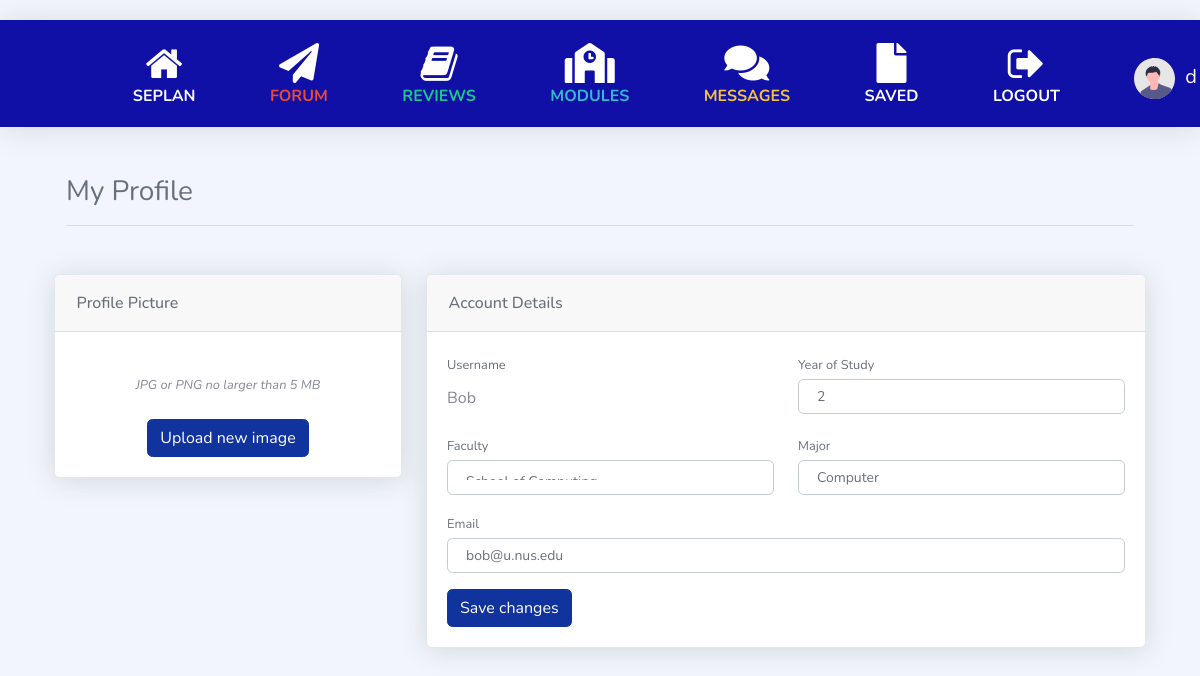
Screenshot of /profile/Bob/edit (signed in) with the database file from the repository.
### sep/models.py (models this page shows, shortened)
class User(AbstractUser):
    faculty = models.CharField(max_length=120)
    year = models.IntegerField(blank=True, null=True)
    major = models.CharField(max_length=120)
    sep = models.BooleanField(blank=True, null=True)
    picture = models.URLField(blank=True, null=True)

### sep/views.py (the view, shortened to what this page needs)
# urls.py: path("profile/<str:username>/edit", views.edit_profile, name="edit_profile")
def edit_profile(request, username):
    if not request.user.is_authenticated:
        return HttpResponseRedirect(reverse('login'))
    user = User.objects.get(username=username)
    return render(request, "sep/edit_profile.html",{
        "user": user})

### sep/templates/sep/edit_profile.html (shortened to what this page needs)
{% extends "sep/layout.html" %} {% load static %} {% block body %}
<link href="{% static '/edit_profile.css' %}" rel="stylesheet" />
<div class="container-xl px-4 mt-4">
    <div class="col-12">
        <div class="my-5">
            <h3>My Profile</h3>
            <hr>
        </div>
    </div>
    <div class="row">
        <div class="col-xl-4">
            <div class="card mb-4 mb-xl-0">
                <div class="card-header">Profile Picture</div>
                <div class="card-body text-center">
                    <div class="small font-italic text-muted mb-4">JPG or PNG no larger than 5 MB</div>
                    <button
                        class="btn btn-primary"
                        type="button"
                        data-toggle="modal"
                        data-target="#pictureModal"
                        >Upload new image
                    </button>
                </div>
            </div>
        </div>
        <div class="col-xl-8">
            <div class="card mb-4">
                <div class="card-header">Account Details</div>
                <div class="card-body">
                    <form
                        action="{% url 'edit_profile' user.username %}"
                        method="POST"
                        enctype="multipart/form-data"
                        onsubmit="sweetAlert()"
                    >
                        <div class="row gx-3 mb-3">
                            <div class="col-md-6">
                                <label class="small mb-1" for="inputUsername">Username</label>
                                <input readonly
                                    class="form-control-plaintext"
                                    id="inputUsername"
                                    name="inputUsername"
                                    type="text"
                                    value={{ user.username }}
                                    required
                                    >
                            </div>
                            <div class="col-md-6">
                                <label class="small mb-1" for="inputYear">Year of Study</label>
                                <input
                                    class="form-control"
                                    id="inputYear"
                                    name="inputYear"
                                    type="text"
                                    placeholder="Enter your year of study"
                                    value={{ user.year }}
                                    required
                                    >
                            </div>
                        </div>
                        <div class="row gx-3 mb-3">
                            <div class="col-md-6">
                                <label class="small mb-1" for="inputFaculty">Faculty</label>
                                <select
                                    class="form-control"
                                    id="inputFaculty"
                                    name="inputFaculty"
                                    required
                                    >
                                    <optgroup label="Current Faculty">
                                        <option value={{ user.faculty }} selected>
                                            {{ user.faculty }}
                                        </option>
                                    </optgroup>
                                </select>
                            </div>
                            <div class="col-md-6">
                                <label class="small mb-1" for="inputMajor">Major</label>
                                <input
                                    class="form-control"
                                    id="inputMajor"
                                    name="inputMajor"
                                    type="text"
                                    placeholder="Enter your major"
                                    value={{ user.major }}
                                    required
                                    >
                            </div>
                        </div>
                        <div class="mb-3">
                            <label class="small mb-1" for="inputEmail">Email</label>
                            <input
                                class="form-control"
                                id="inputEmail"
                                name="inputEmail"
                                type="text"
                                placeholder="Enter your email"
                                value={{ user.email }}
                                required
                                >
                        </div>
                        <button type="submit" class="btn btn-primary" name="savechanges">Save changes</button>
                    </form>
                </div>
            </div>
        </div>
    </div>
</div>
{% endblock %}

### sep/templates/sep/layout.html (shortened to what this page needs)
{% load static %}
<!DOCTYPE html>
<html lang="en">
  <head>
    <link
      rel="stylesheet"
      href="https://stackpath.bootstrapcdn.com/bootstrap/4.4.1/css/bootstrap.min.css"
    />
    <link href="{% static '/all.min.css' %}" rel="stylesheet" />
    <link href="{% static '/sb-admin-2.min.css' %}" rel="stylesheet" />
    <link
      href="https://cdnjs.cloudflare.com/ajax/libs/font-awesome/5.15.3/css/all.min.css"
      rel="stylesheet"
    />
    <link
      rel="stylesheet"
      href="https://cdnjs.cloudflare.com/ajax/libs/font-awesome/4.7.0/css/font-awesome.min.css"
    />
    <link href="{% static '/layout.css' %}" rel="stylesheet" />
  </head>
  <nav
    class="navbar navbar-expand navbar-light topbar mb-4 static-top shadow"
    style="background-color: rgb(16, 16, 167); height: 70%"
  >
    {% if user.is_authenticated %}
    <div style="margin-left: 10%">
      <a
        class="navbar-brand text-white centralise home"
        href="{% url 'index' %}"
        ><i class="fa fa-home fa-2x"></i>
        <div class="h6 font-weight-bold text-light text-uppercase">
          SEPlan
        </div></a
      >
    </div>
    <div style="margin-left: 5%">
      <a
        class="navbar-brand text-white centralise menu-item"
        href="{% url 'forum' %}"
        ><i class="fas fa-paper-plane fa-2x"></i>
        <div class="h6 font-weight-bold text-danger text-uppercase">
          Forum
        </div></a
      >
    </div>
    <div style="margin-left: 5%">
      <a
        class="navbar-brand text-white centralise menu-item"
        href="{% url 'reviews' %}"
        ><i class="fa fa-book fa-2x"></i>
        <div class="h6 font-weight-bold text-success text-uppercase">
          Reviews
        </div></a
      >
    </div>
    <div style="margin-left: 5%">
      <a
        class="navbar-brand text-white centralise menu-item"
        href="{% url 'modules' %}"
        ><i class="fas fa-school fa-2x"></i>
        <div class="h6 font-weight-bold text-info text-uppercase">
          Modules
        </div></a
      >
    </div>
    <div style="margin-left: 5%">
      <a
        class="navbar-brand text-white centralise menu-item"
        href="{% url 'messages' request.user.username %}"
        ><i class="fas fa-comments fa-2x"></i>
        <div class="h6 font-weight-bold text-warning text-uppercase">
          Messages
        </div></a
      >
    </div>
    <div style="margin-left: 5%">
      <a
        class="navbar-brand text-white centralise menu-item"
        href="{% url 'watchlist' %}"
        ><i class="fas fa-file fa-2x"></i>
        <div class="h6 font-weight-bold text-light text-uppercase">
          Saved
        </div></a
      >
    </div>
    <div style="margin-left: 5%">
      <a
        class="navbar-brand text-white centralise menu-item"
        href="{% url 'logout' %}"
        ><i class="fa fa-sign-out fa-2x"></i>
        <div class="h6 font-weight-bold text-white text-uppercase">
          Logout
        </div></a
      >
    </div>
    <div style="margin-left: 5%">
      <a
        class="navbar-brand text-white centralise menu-item"
        href="{% url 'profile' request.user.username %}"
        ><img
          src="/media/index/undraw_profile.svg"
          style="max-width: 200%; margin-right: 5px"
        />
        <div class="mr-4 d-none d-lg-inline text-white">
          {{ request.user.username }}
        </div></a
      >
    </div>
    {% endif %}
  </nav>
  {% block body %} {% endblock %}
</html>

### sep/static/layout.css (style rules this page uses)
.centralise { text-align: center; margin-top: 10px; }

### sep/static/edit_profile.css (style rules this page uses)
.card { box-shadow: 0 0.15rem 1.75rem 0 rgb(33 40 50 / 15%); }
.card .card-header { font-weight: 500; }
.card-header:first-child { border-radius: 0.35rem 0.35rem 0 0; }
.card-header { padding: 1rem 1.35rem; margin-bottom: 0; background-color: rgba(33, 40, 50, 0.03); border-bottom: 1px solid rgba(33, 40, 50, 0.125); }
.form-control, .dataTable-input { display: block; width: 100%; padding: 0.875rem 1.125rem; font-size: 0.875rem; font-weight: 400; line-height: 1; color: #69707a; background-color: #fff; background-clip: padding-box; border: 1px solid #c5ccd6; -webkit-appearance: none; -moz-appearance: none; appearance: none; border-radius: 0.35rem; transition: border-color 0.15s ease-in-out, box-shadow 0.15s ease-in-out; }

### rows the page displays
User: user.username "d"
User: inputUsername "Bob", inputYear "2", inputFaculty "School of Computing", inputMajor "Computer", inputEmail "bob@u.nus.edu"
